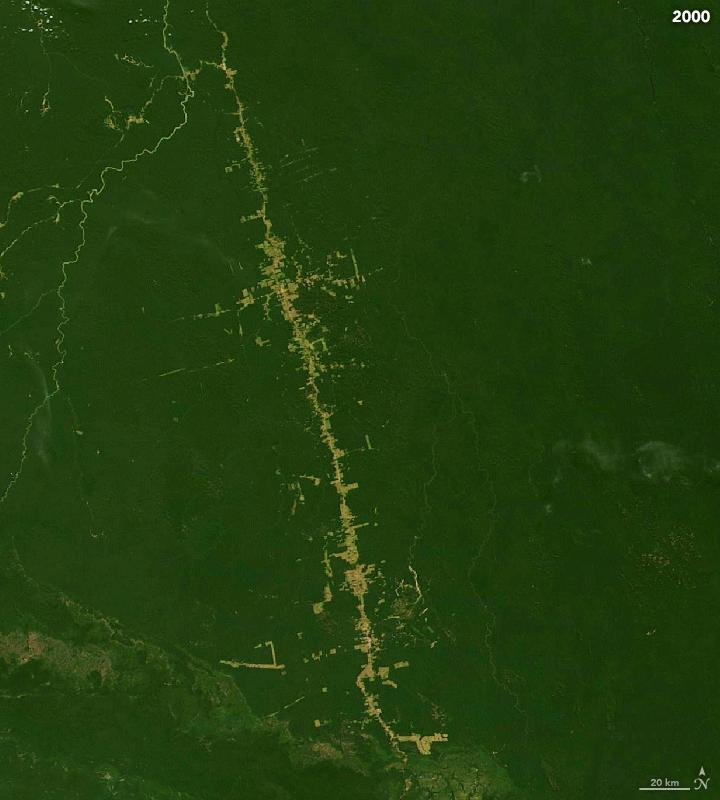
%> input picture year2000.jpg, 720 x 800 px
$ octave --eval "result = segmentDeforestationIntensity(imread('year2000.jpg'));"   (GNU Octave 9; MATLAB toolbox functions it lacks are replaced by stand-ins)
%> lines starting %> are read from the running program, lines starting %| are printed output that depends on the picture; in (x1, y1, x2, y2) boxes, pixels count from 0 and x2, y2 are one past the last pixel; in counts of white or black regions, pixels touching at a corner belong together; the program's own positions count from 1
function [BW,maskedImage] = segmentDeforestationIntensity(X)
%segmentImage Segment image using auto-generated code from Image Segmenter app
%  [BW,MASKEDIMAGE] = segmentImage(X) segments image X using auto-generated
%  code from the Image Segmenter app. The final segmentation is returned in
%  BW, and a masked image is returned in MASKEDIMAGE.

% Auto-generated by imageSegmenter app on 05-Jul-2023
%----------------------------------------------------


% Adjust data to span data range.
X = imadjust(X);
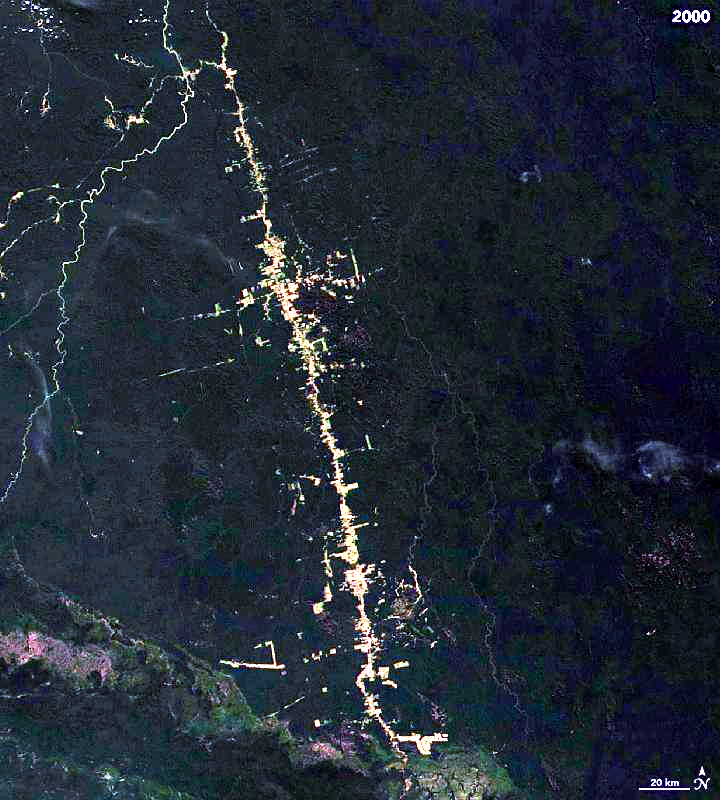
%> X: size 800x720x3 uint8; mean R, G, B 33.2, 41.8, 53.5

% Threshold image with manual threshold
BW = im2gray(X) > 8.925000e+01;
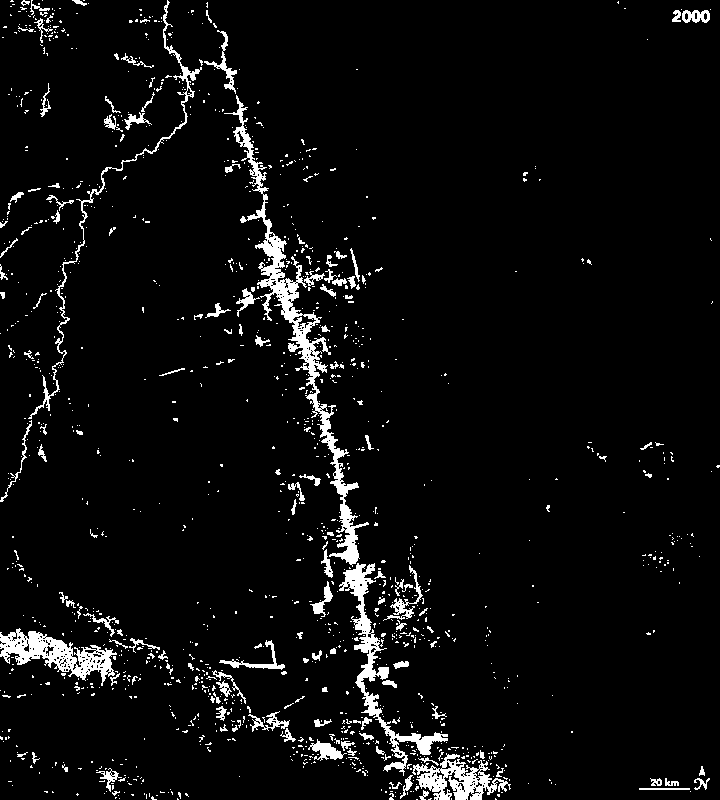
%> BW: size 800x720 logical; 4.9% white; 1363 white regions (1224 under 20 px), largest, box (x1, y1, x2, y2) and area: (224, 95, 369, 567) 5780, (339, 563, 448, 776) 2999, (0, 628, 117, 686) 2590

% Create masked image.
maskedImage = X;
maskedImage(~BW) = 0;
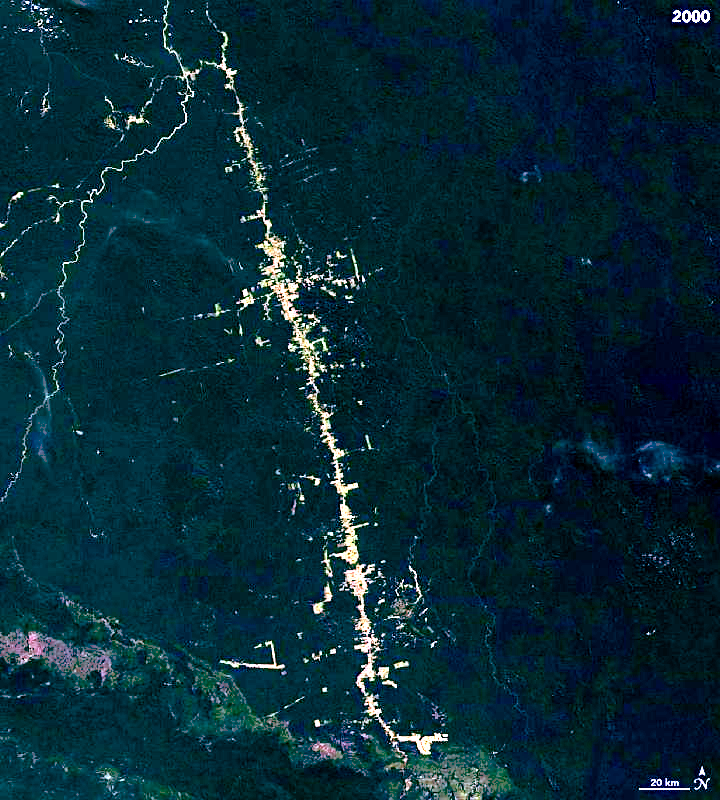
%> maskedImage: size 800x720x3 uint8; mean R, G, B 7.9, 41.8, 53.5
end

$ run again, on year2004.jpg
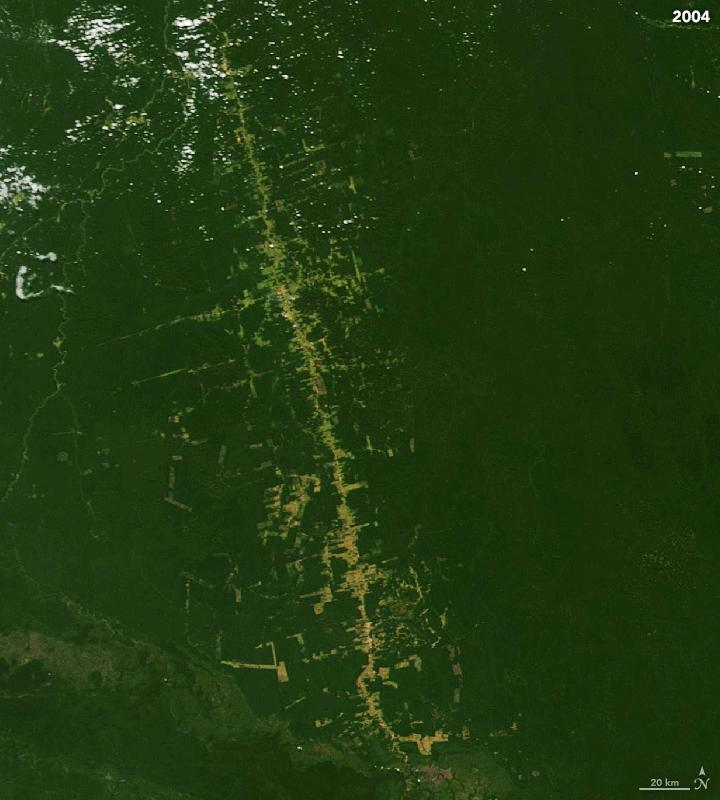
%> input picture year2004.jpg, 720 x 800 px
%> in segmentDeforestationIntensity, `BW = im2gray(X) > 8.925000e+01;`:
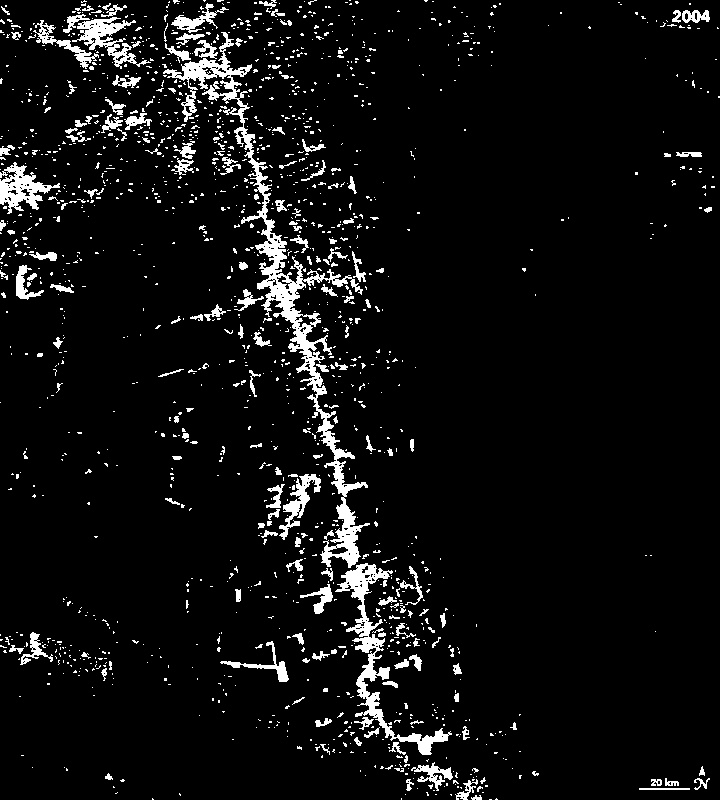
%> BW: size 800x720 logical; 6.1% white; 1623 white regions (1440 under 20 px), largest, box (x1, y1, x2, y2) and area: (163, 32, 370, 568) 8725, (335, 563, 452, 755) 3166, (0, 162, 60, 214) 1297
%> in segmentDeforestationIntensity, `maskedImage(~BW) = 0;`:
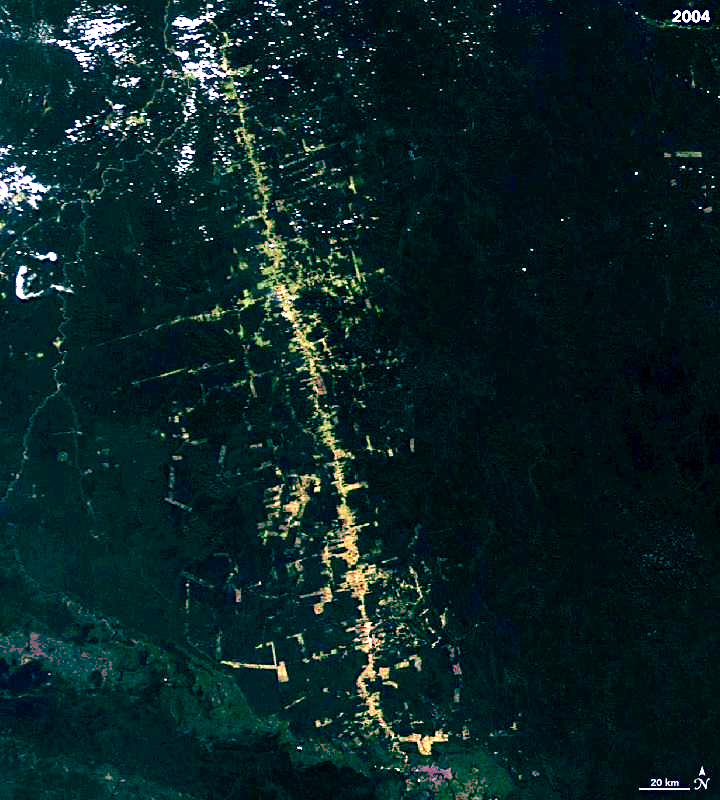
%> maskedImage: size 800x720x3 uint8; mean R, G, B 10, 35.7, 37.4

$ run again, on year2012.jpg
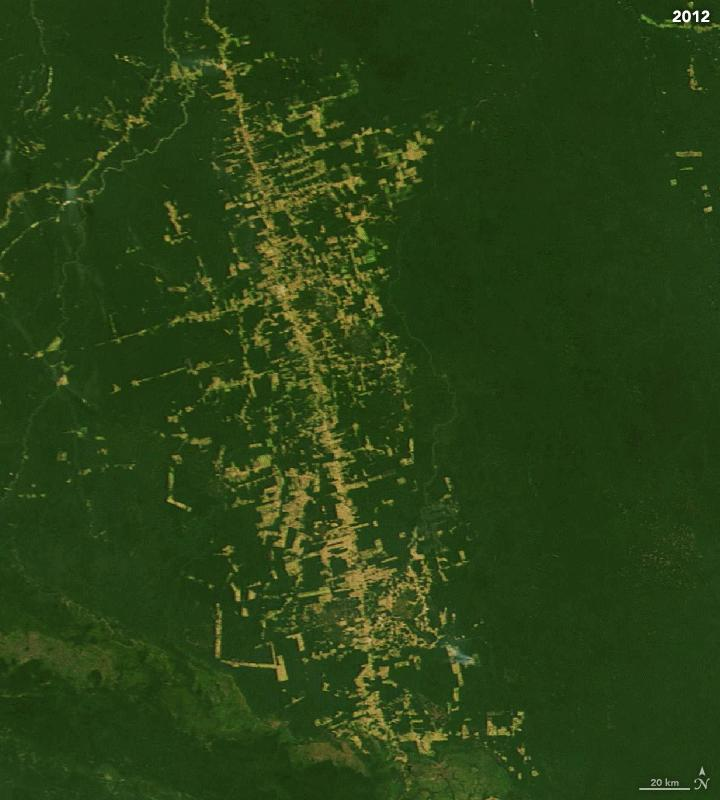
%> input picture year2012.jpg, 720 x 800 px
%> in segmentDeforestationIntensity, `BW = im2gray(X) > 8.925000e+01;`:
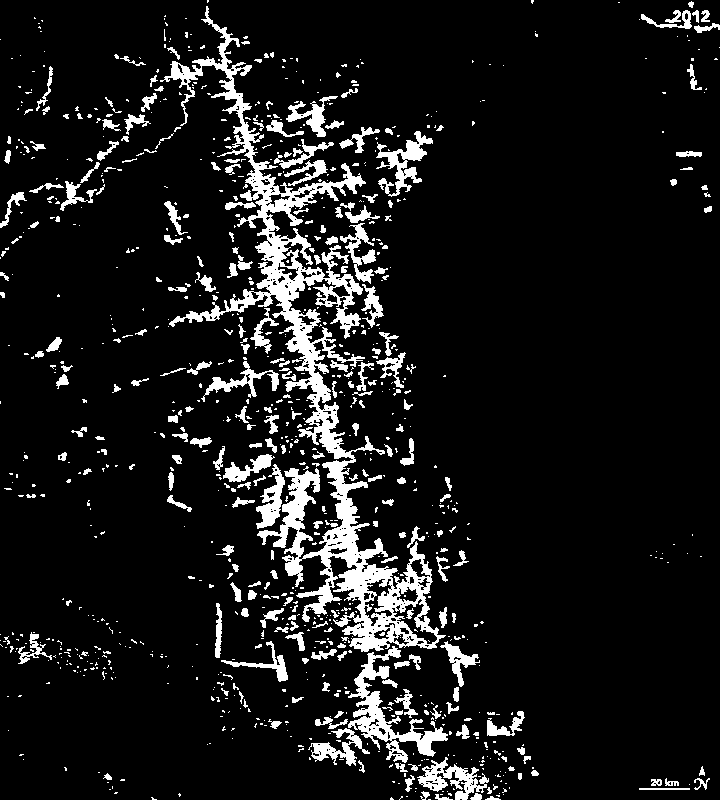
%> BW: size 800x720 logical; 9.7% white; 980 white regions (721 under 20 px), largest, box (x1, y1, x2, y2) and area: (160, 6, 446, 652) 23893, (348, 646, 448, 763) 2925, (376, 131, 433, 197) 1289
%> in segmentDeforestationIntensity, `maskedImage(~BW) = 0;`:
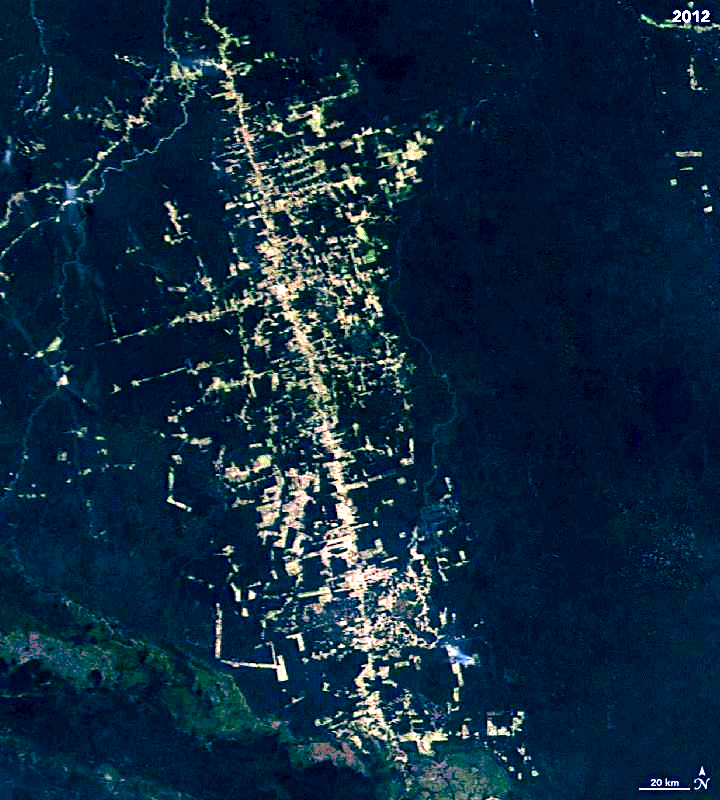
%> maskedImage: size 800x720x3 uint8; mean R, G, B 15.8, 41.2, 63.4
